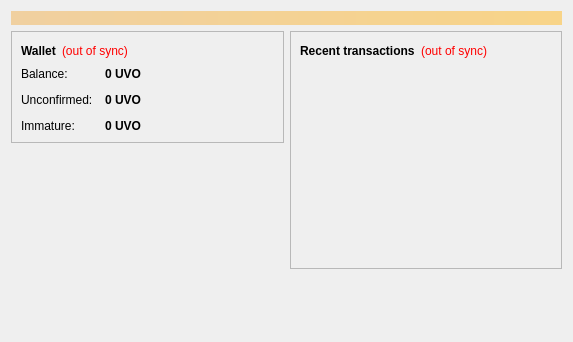
<?xml version="1.0" encoding="UTF-8"?>
<ui version="4.0">
 <class>OverviewPage</class>
 <widget class="QWidget" name="OverviewPage">
  <property name="geometry">
   <rect>
    <x>0</x>
    <y>0</y>
    <width>573</width>
    <height>342</height>
   </rect>
  </property>
  <property name="windowTitle">
   <string>Form</string>
  </property>
  <layout class="QVBoxLayout" name="topLayout">
   <item>
    <widget class="QLabel" name="labelAlerts">
     <property name="visible">
      <bool>false</bool>
     </property>
     <property name="styleSheet">
      <string notr="true">background-color: qlineargradient(x1: 0, y1: 0, x2: 1, y2: 0, stop:0 #F0D0A0, stop:1 #F8D488); color:#000000;</string>
     </property>
     <property name="wordWrap">
      <bool>true</bool>
     </property>
     <property name="margin">
      <number>3</number>
     </property>
    </widget>
   </item>
   <item>
    <layout class="QHBoxLayout" name="horizontalLayout" stretch="1,1">
     <item>
      <layout class="QVBoxLayout" name="verticalLayout_2">
       <item>
        <widget class="QFrame" name="frame">
         <property name="frameShape">
          <enum>QFrame::StyledPanel</enum>
         </property>
         <property name="frameShadow">
          <enum>QFrame::Raised</enum>
         </property>
         <layout class="QVBoxLayout" name="verticalLayout_4">
          <item>
           <layout class="QHBoxLayout" name="horizontalLayout_4">
            <item>
             <widget class="QLabel" name="label_5">
              <property name="font">
               <font>
                <weight>75</weight>
                <bold>true</bold>
               </font>
              </property>
              <property name="text">
               <string>Wallet</string>
              </property>
             </widget>
            </item>
            <item>
             <widget class="QLabel" name="labelWalletStatus">
              <property name="toolTip">
               <string>The displayed information may be out of date. Your wallet automatically synchronizes with the Uvocoin network after a connection is established, but this process has not completed yet.</string>
              </property>
              <property name="styleSheet">
               <string notr="true">QLabel { color: red; }</string>
              </property>
              <property name="text">
               <string notr="true">(out of sync)</string>
              </property>
              <property name="alignment">
               <set>Qt::AlignLeading|Qt::AlignLeft|Qt::AlignVCenter</set>
              </property>
             </widget>
            </item>
            <item>
             <spacer name="horizontalSpacer_2">
              <property name="orientation">
               <enum>Qt::Horizontal</enum>
              </property>
              <property name="sizeHint" stdset="0">
               <size>
                <width>40</width>
                <height>20</height>
               </size>
              </property>
             </spacer>
            </item>
           </layout>
          </item>
          <item>
           <layout class="QFormLayout" name="formLayout_2">
            <property name="fieldGrowthPolicy">
             <enum>QFormLayout::AllNonFixedFieldsGrow</enum>
            </property>
            <property name="horizontalSpacing">
             <number>12</number>
            </property>
            <property name="verticalSpacing">
             <number>12</number>
            </property>
            <item row="0" column="0">
             <widget class="QLabel" name="label">
              <property name="text">
               <string>Balance:</string>
              </property>
             </widget>
            </item>
            <item row="0" column="1">
             <widget class="QLabel" name="labelBalance">
              <property name="font">
               <font>
                <weight>75</weight>
                <bold>true</bold>
               </font>
              </property>
              <property name="cursor">
               <cursorShape>IBeamCursor</cursorShape>
              </property>
              <property name="toolTip">
               <string>Your current balance</string>
              </property>
              <property name="text">
               <string notr="true">0 UVO</string>
              </property>
              <property name="textInteractionFlags">
               <set>Qt::LinksAccessibleByMouse|Qt::TextSelectableByKeyboard|Qt::TextSelectableByMouse</set>
              </property>
             </widget>
            </item>
            <item row="1" column="0">
             <widget class="QLabel" name="label_3">
              <property name="text">
               <string>Unconfirmed:</string>
              </property>
             </widget>
            </item>
            <item row="1" column="1">
             <widget class="QLabel" name="labelUnconfirmed">
              <property name="font">
               <font>
                <weight>75</weight>
                <bold>true</bold>
               </font>
              </property>
              <property name="cursor">
               <cursorShape>IBeamCursor</cursorShape>
              </property>
              <property name="toolTip">
               <string>Total of transactions that have yet to be confirmed, and do not yet count toward the current balance</string>
              </property>
              <property name="text">
               <string notr="true">0 UVO</string>
              </property>
              <property name="textInteractionFlags">
               <set>Qt::LinksAccessibleByMouse|Qt::TextSelectableByKeyboard|Qt::TextSelectableByMouse</set>
              </property>
             </widget>
            </item>
            <item row="2" column="0">
             <widget class="QLabel" name="labelImmatureText">
              <property name="text">
               <string>Immature:</string>
              </property>
             </widget>
            </item>
            <item row="2" column="1">
             <widget class="QLabel" name="labelImmature">
              <property name="font">
               <font>
                <weight>75</weight>
                <bold>true</bold>
               </font>
              </property>
              <property name="toolTip">
               <string>Mined balance that has not yet matured</string>
              </property>
              <property name="text">
               <string notr="true">0 UVO</string>
              </property>
              <property name="textInteractionFlags">
               <set>Qt::LinksAccessibleByMouse|Qt::TextSelectableByKeyboard|Qt::TextSelectableByMouse</set>
              </property>
             </widget>
            </item>
           </layout>
          </item>
         </layout>
        </widget>
       </item>
       <item>
        <spacer name="verticalSpacer">
         <property name="orientation">
          <enum>Qt::Vertical</enum>
         </property>
         <property name="sizeHint" stdset="0">
          <size>
           <width>20</width>
           <height>40</height>
          </size>
         </property>
        </spacer>
       </item>
      </layout>
     </item>
     <item>
      <layout class="QVBoxLayout" name="verticalLayout_3">
       <item>
        <widget class="QFrame" name="frame_2">
         <property name="frameShape">
          <enum>QFrame::StyledPanel</enum>
         </property>
         <property name="frameShadow">
          <enum>QFrame::Raised</enum>
         </property>
         <layout class="QVBoxLayout" name="verticalLayout">
          <item>
           <layout class="QHBoxLayout" name="horizontalLayout_2">
            <item>
             <widget class="QLabel" name="label_4">
              <property name="text">
               <string>&lt;b&gt;Recent transactions&lt;/b&gt;</string>
              </property>
             </widget>
            </item>
            <item>
             <widget class="QLabel" name="labelTransactionsStatus">
              <property name="toolTip">
               <string>The displayed information may be out of date. Your wallet automatically synchronizes with the Uvocoin network after a connection is established, but this process has not completed yet.</string>
              </property>
              <property name="styleSheet">
               <string notr="true">QLabel { color: red; }</string>
              </property>
              <property name="text">
               <string notr="true">(out of sync)</string>
              </property>
              <property name="alignment">
               <set>Qt::AlignRight|Qt::AlignTrailing|Qt::AlignVCenter</set>
              </property>
             </widget>
            </item>
            <item>
             <spacer name="horizontalSpacer">
              <property name="orientation">
               <enum>Qt::Horizontal</enum>
              </property>
              <property name="sizeHint" stdset="0">
               <size>
                <width>40</width>
                <height>20</height>
               </size>
              </property>
             </spacer>
            </item>
           </layout>
          </item>
          <item>
           <widget class="QListView" name="listTransactions">
            <property name="styleSheet">
             <string notr="true">QListView { background: transparent; }</string>
            </property>
            <property name="frameShape">
             <enum>QFrame::NoFrame</enum>
            </property>
            <property name="verticalScrollBarPolicy">
             <enum>Qt::ScrollBarAlwaysOff</enum>
            </property>
            <property name="horizontalScrollBarPolicy">
             <enum>Qt::ScrollBarAlwaysOff</enum>
            </property>
            <property name="selectionMode">
             <enum>QAbstractItemView::NoSelection</enum>
            </property>
           </widget>
          </item>
         </layout>
        </widget>
       </item>
       <item>
        <spacer name="verticalSpacer_2">
         <property name="orientation">
          <enum>Qt::Vertical</enum>
         </property>
         <property name="sizeHint" stdset="0">
          <size>
           <width>20</width>
           <height>40</height>
          </size>
         </property>
        </spacer>
       </item>
      </layout>
     </item>
    </layout>
   </item>
  </layout>
 </widget>
 <resources/>
 <connections/>
</ui>
